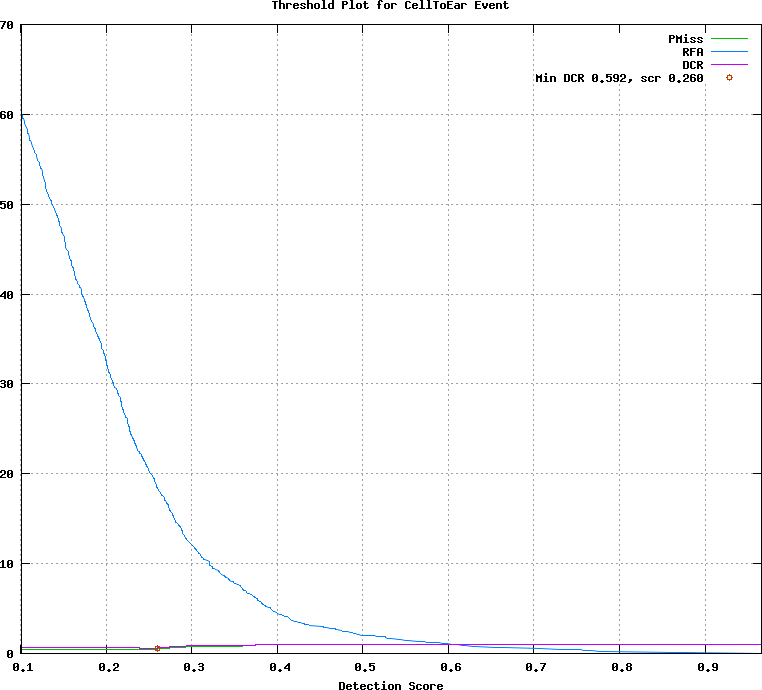

Recreate this plot in gnuplot.
## GNUPLOT command file
set terminal postscript color
set style data lines
set title 'Threshold Plot for CellToEar Event'
set xlabel 'Detection Score'
set grid
set size ratio 0.85
plot [0.101000:0.966000]  \
  'test.det.CellToEar_Event.dat.1' using 1:4 title 'PMiss' with lines lt 2, \
  'test.det.CellToEar_Event.dat.1' using 1:5 title 'RFA' with lines lt 3, \
  'test.det.CellToEar_Event.dat.1' using 1:6 title 'DCR' with lines lt 4, \
  'test.det.CellToEar_Event.dat.2' using 1:2 title 'Min DCR 0.592, scr 0.260' with points lt 6
